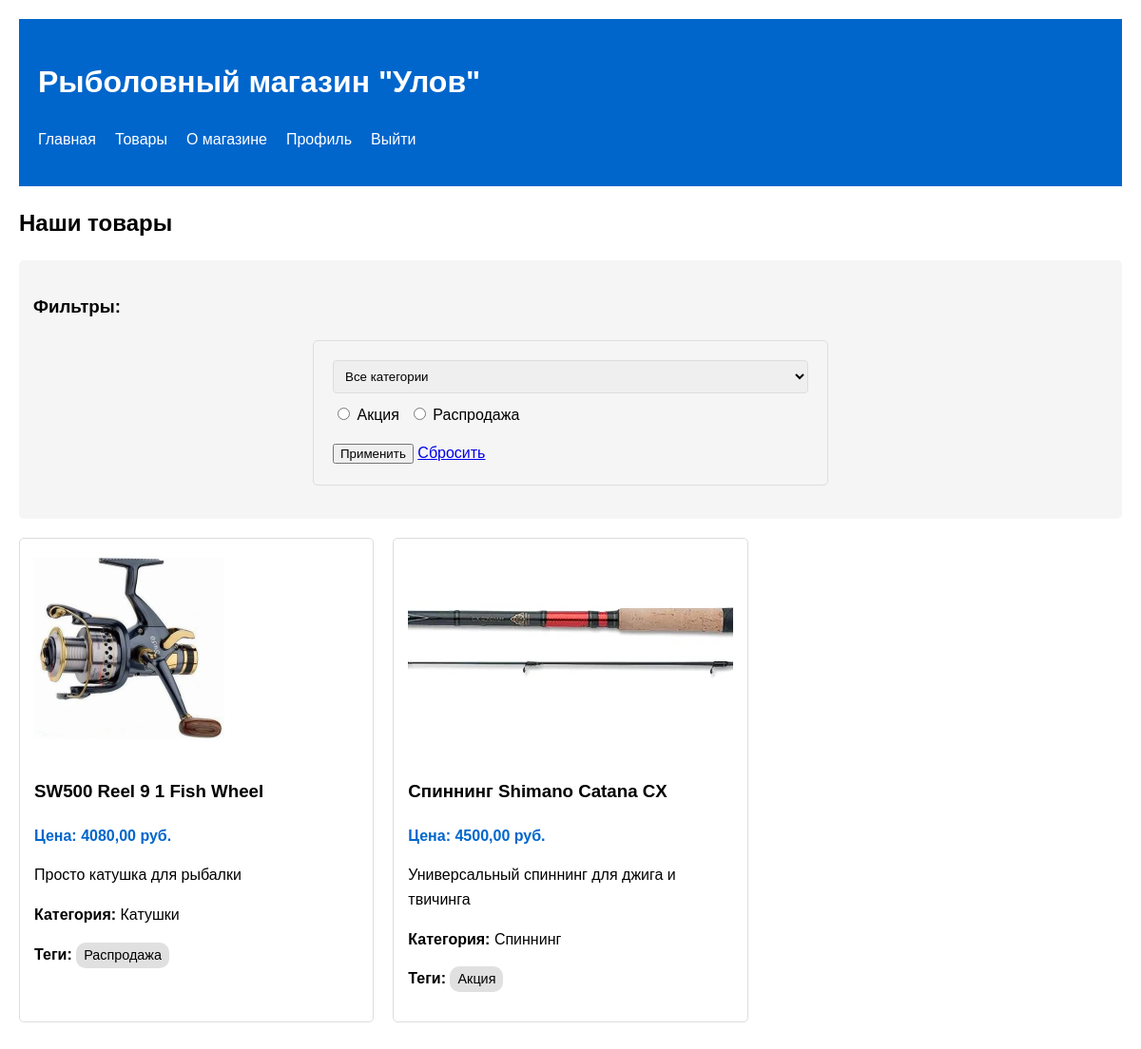
The page /products/ (signed in) on the database its author committed.
### shop/models.py (models this page shows, shortened)
class Tag(models.Model):
    name = models.CharField(max_length=50, unique=True, verbose_name="Тег")
    class Meta:
        verbose_name = "Тег"
        verbose_name_plural = "Теги"

class Product(models.Model):
    name = models.CharField(max_length=100, verbose_name="Название")
    price = models.DecimalField(max_digits=10, decimal_places=2, verbose_name="Цена")
    description = models.TextField(verbose_name="Описание")
    image = models.ImageField(upload_to='products/', verbose_name="Изображение", blank=True)
    category = models.ForeignKey(
        Category,
        on_delete=models.SET_NULL,
        null=True,
        blank=True,
        verbose_name="Категория"
    )
    tags = models.ManyToManyField(Tag, blank=True, verbose_name="Теги")
    created_at = models.DateTimeField(auto_now_add=True, verbose_name="Дата добавления")
    class Meta:
        verbose_name = "Товар"
        verbose_name_plural = "Товары"
        ordering = ['-created_at']

class Category(models.Model):
    name = models.CharField(max_length=100, verbose_name="Название категории")
    class Meta:
        verbose_name = "Категория"
        verbose_name_plural = "Категории"

### shop/views.py (the view)
# urls.py: path('products/', views.products_page, name='products'),
def products_page(request):
    products = Product.objects.all()
    categories = Category.objects.all()
    tags = Tag.objects.all()
    category_id = request.GET.get('category')
    tag_id = request.GET.get('tag')
    if category_id:
        products = products.filter(category__id=category_id)
    if tag_id:
        products = products.filter(tags__id=tag_id)
    context = {
        "page_name": "Товары",
        "menu_items": get_base_menu(request),
        "products": products,
        "categories": categories,
        "tags": tags,
        "selected_category": int(category_id) if category_id else None,
        "selected_tag": int(tag_id) if tag_id else None,
    }
    return render(request, "products.html", context)

### shop/views.py (called while the page is built)
def get_base_menu(request):
    menu = [
        {"link": "/", "text": "Главная"},
        {"link": "/products/", "text": "Товары"},
        {"link": "/about/", "text": "О магазине"},
    ]
    if request.user.is_authenticated:
        menu.extend([
            {"link": "/profile/", "text": "Профиль"},
            {"link": "/logout/", "text": "Выйти"},
        ])
    else:
        menu.extend([
            {"link": "/login/", "text": "Войти"},
            {"link": "/register/", "text": "Регистрация"},
        ])
    return menu

### templates/products.html (shortened to what this page needs)
{% extends "base.html" %}
{% block content %}
<h2>Наши товары</h2>
<div class="filters">
    <h3>Фильтры:</h3>
    <form method="get">
        <select name="category">
            <option value="">Все категории</option>
        </select>
        <div class="tags-filter">
            {% for tag in tags %}
            <label>
                <input type="radio" name="tag" value="{{ tag.id }}" {% if selected_tag == tag.id %}checked{% endif %}>
                {{ tag.name }}
            </label>
            {% endfor %}
        </div>
        <button type="submit">Применить</button>
        <a href="{% url 'products' %}">Сбросить</a>
    </form>
</div>
<div class="product-list">
    {% for product in products %}
    <div class="product">
        {% if product.image %}
        <img src="{{ product.image.url }}" alt="{{ product.name }}">
        {% endif %}
        <h3>{{ product.name }}</h3>
        <p class="price">Цена: {{ product.price }} руб.</p>
        <p>{{ product.description|truncatechars:100 }}</p>
        <p><strong>Категория:</strong> {{ product.category.name|default:"Без категории" }}</p>
        <p>
            <strong>Теги:</strong>
            {% for tag in product.tags.all %}
            <span class="tag">{{ tag.name }}</span>
            {% empty %}
            Нет тегов
            {% endfor %}
        </p>
    </div>
    {% empty %}
    <p>Товары не найдены</p>
    {% endfor %}
</div>
{% endblock %}

### static/css/style.css (style rules this page uses)
body { font-family: Arial, sans-serif; line-height: 1.6; margin: 0; padding: 20px; max-width: 1200px; margin: 0 auto; }
img { max-width: 100%; height: auto; }
.product { border: 1px solid #ddd; padding: 15px; margin-bottom: 20px; }
form { max-width: 500px; margin: 20px auto; padding: 20px; border: 1px solid #ddd; border-radius: 5px; }
form label { display: block; margin-bottom: 5px; }
form input[type="text"], form input[type="password"], form input[type="email"], form textarea, form select { width: 100%; padding: 8px; border: 1px solid #ddd; border-radius: 4px; }
.filters { margin-bottom: 20px; padding: 15px; background: #f5f5f5; border-radius: 5px; }
.tags-filter { margin: 10px 0; display: flex; flex-wrap: wrap; gap: 10px; }
.product-list { display: grid; grid-template-columns: repeat(auto-fill, minmax(300px, 1fr)); gap: 20px; }
.product { border: 1px solid #ddd; padding: 15px; border-radius: 5px; }
.product img { max-width: 100%; height: 200px; object-fit: cover; margin-bottom: 10px; }
.price { font-weight: bold; color: #0066cc; }
.tag { display: inline-block; background: #e0e0e0; padding: 2px 8px; border-radius: 10px; margin-right: 5px; font-size: 0.9em; }

### rows shown on the page
Tag: tag "☐ Акция", name "Акция"
Tag: tag "☐ Распродажа", name "Распродажа"
Product: image (picture), name "SW500 Reel 9 1 Fish Wheel", price "4080,00", description "Просто катушка для рыбалки", category.name "Катушки"
Product: image (picture), name "Спиннинг Shimano Catana CX", price "4500,00", description "Универсальный спиннинг для джига и твичинга", category.name "Спиннинг"

### other values the page prints
{{ item.text }} "Главная" "Товары" "О магазине" "Профиль" "Выйти"
